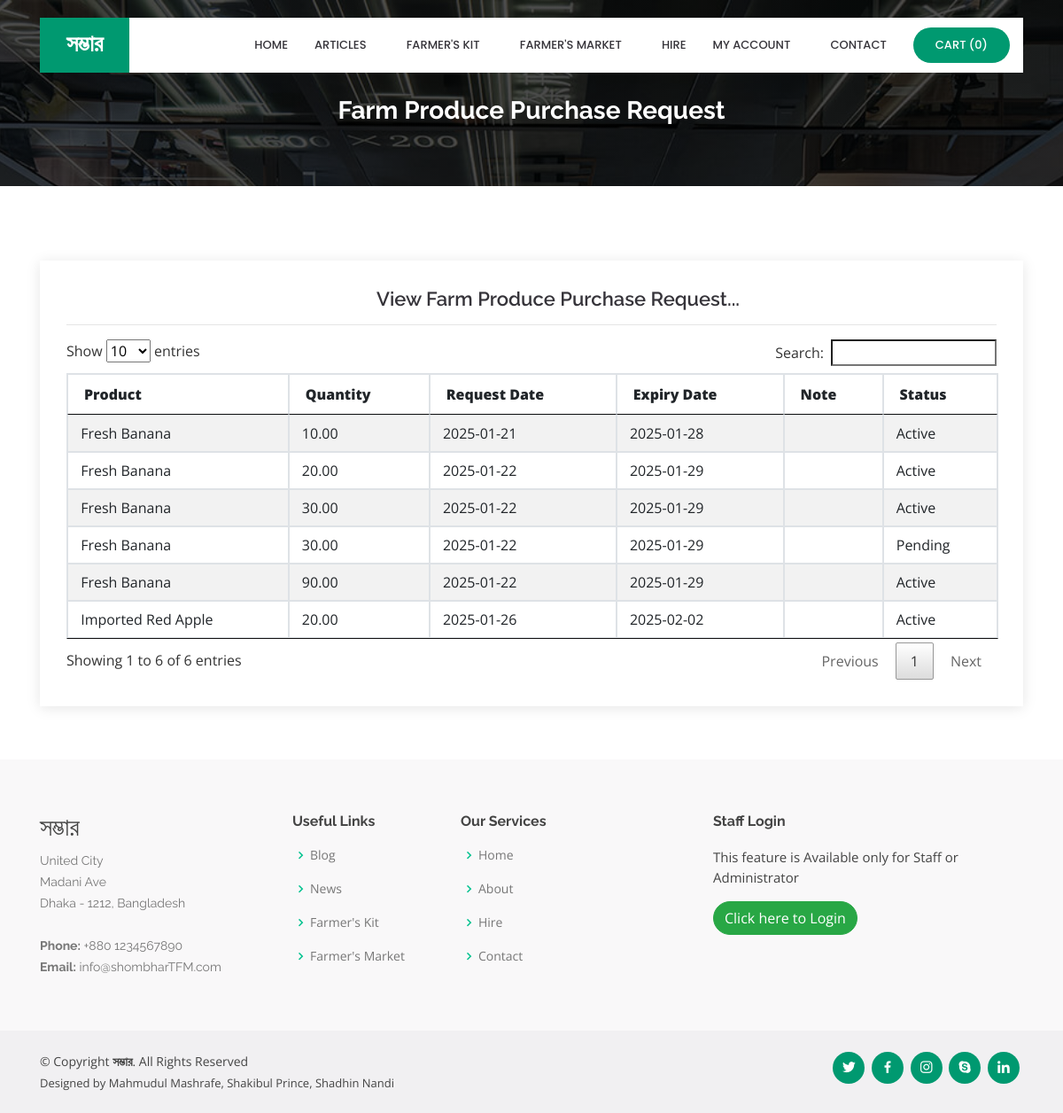
Screenshot of /viewadminpurchaserequest.php with the database file from the repository.
### tables this page shows
CREATE TABLE `purchase_request` (
  `purchase_request_id` int(10) NOT NULL,
  `customer_id` int(10) NOT NULL,
  `product_id` int(10) NOT NULL,
  `purchase_order_id` int(11) NOT NULL,
  `quantity` float(10,2) NOT NULL,
  `request_date` date NOT NULL,
  `request_date_expire` date NOT NULL,
  `note` text NOT NULL,
  `status` varchar(10) NOT NULL
);

CREATE TABLE `product` (
  `product_id` int(10) NOT NULL,
  `seller_id` int(10) NOT NULL,
  `category_id` int(10) NOT NULL,
  `produce_id` int(10) NOT NULL,
  `variety_id` int(10) NOT NULL,
  `title` varchar(100) NOT NULL,
  `img_1` varchar(100) NOT NULL,
  `img_2` varchar(100) NOT NULL,
  `img_3` varchar(100) NOT NULL,
  `img_4` varchar(100) NOT NULL,
  `img_5` varchar(100) NOT NULL,
  `quantity` float(10,2) NOT NULL,
  `quantity_type` varchar(25) NOT NULL,
  `description` text NOT NULL,
  `uploaded_date` date NOT NULL,
  `status` varchar(10) NOT NULL
);

### viewadminpurchaserequest.php (the view, shortened to what this page needs)
<?php
include("header.php");
include("dbconnection.php");
?>
  <main id="main">
    <section id="cta" class="cta">
      <div class="container">
        <div class="text-center" data-aos="zoom-in">
		<br><br>
          <h3>Farm Produce Purchase Request</h3>
        </div>
      </div>
    </section>
    <section id="contact" class="contact">
      <div class="container">
        <div class="row">
          <div class="col-lg-12" data-aos="fade-up" data-aos-delay="100">
            <div class="info mt-4 ">
		<center><h4>View Farm Produce Purchase Request...</h4></center><hr>
<?php
 $sql = "SELECT * FROM purchase_request";
							  $qsql = mysqli_query($con,$sql);
							  if(mysqli_num_rows($qsql)  == 0)
									{
										echo "<center>There is no Purchase Request to display!!</center>";
									}
									else
									{
										?>
							<table ID="datatable" class="table table-striped table-bordered"  style="width:100%">
								<THEAD>
							  <tr>
						      <th><strong>Product</strong></th>
						      <th><strong>Quantity</strong></th>
						      <th><strong>Request Date</strong></th>
						      <th><strong>Expiry Date</strong></th>
						      <th><strong>Note</strong></th>
						      <th><strong>Status</strong></th>
						      </tr>
								</THEAD>
								<TBODY>
                              <?php
							  $sql = "SELECT * FROM purchase_request";
							  $qsql = mysqli_query($con,$sql);
							  while($rs = mysqli_fetch_array($qsql))
							  {
								  $sql1 = "SELECT * FROM product WHERE product_id='$rs[product_id]'";
								  $qsql1 = mysqli_query($con,$sql1);
								  $rs1 = mysqli_fetch_array($qsql1);
							  echo "
						    <tr>
						      <td>&nbsp;$rs1[title]</td>
						      <td>&nbsp;$rs[quantity]</td>
						      <td>&nbsp;$rs[request_date]</td>
						      <td>&nbsp;$rs[request_date_expire]</td>
						      <td>&nbsp;$rs[note]</td>
						      <td>&nbsp;$rs[status]</td>
							 </tr>";
							  }
							  ?>
								</TBODY>
						  </table>
						<?php
						 }
						?>
            </div>
		  </div>
        </div>
      </div>
    </section>
  </main>
<?php
include("footer.php");
?>

### assets/css/style.css (style rules this page uses)
body { font-family: "Open Sans", sans-serif; color: #444444; }
h1, h2, h3, h4, h5, h6 { font-family: "Raleway", sans-serif; }
section { padding: 60px 0; overflow: hidden; }
.cta { background: linear-gradient(rgba(2, 2, 2, 0.7), rgba(0, 0, 0, 0.7)), url("../img/cta-bg.jpg") fixed center center; background-size: cover; padding: 60px 0; }
.cta h3 { color: #fff; font-size: 28px; font-weight: 700; }
.contact .info { padding: 30px; width: 100%; background: #fff; box-shadow: 0px 2px 15px rgba(0, 0, 0, 0.1); }
.contact .info h4 { padding: 0 0 0 60px; font-size: 22px; font-weight: 600; margin-bottom: 5px; color: #36343a; }

### rows the page displays
purchase_request: product.title "Fresh Banana", quantity "10.00", request_date "2025-01-21", request_date_expire "2025-01-28", status "Active"
purchase_request: product.title "Fresh Banana", quantity "20.00", request_date "2025-01-22", request_date_expire "2025-01-29", status "Active"
purchase_request: product.title "Fresh Banana", quantity "30.00", request_date "2025-01-22", request_date_expire "2025-01-29", status "Active"
purchase_request: product.title "Fresh Banana", quantity "30.00", request_date "2025-01-22", request_date_expire "2025-01-29", status "Pending"
purchase_request: product.title "Fresh Banana", quantity "90.00", request_date "2025-01-22", request_date_expire "2025-01-29", status "Active"
purchase_request: product.title "Imported Red Apple", quantity "20.00", request_date "2025-01-26", request_date_expire "2025-02-02", status "Active"

### other values shown
$config['PROJECT_TITLE'] "সম্ভার"
mysqli_num_rows($qsqlproduct_purchase_record) "0"
$address "United City"
$address "Madani Ave"
$address "Dhaka - 1212, Bangladesh"
$config['PHONE'][0] "+880 1234567890"
$config['EMAIL'][0] "info@shombharTFM.com"
substr($developersanddesigners, 0, -2) "Mahmudul Mashrafe, Shakibul Prince, Shadhin Nandi"
